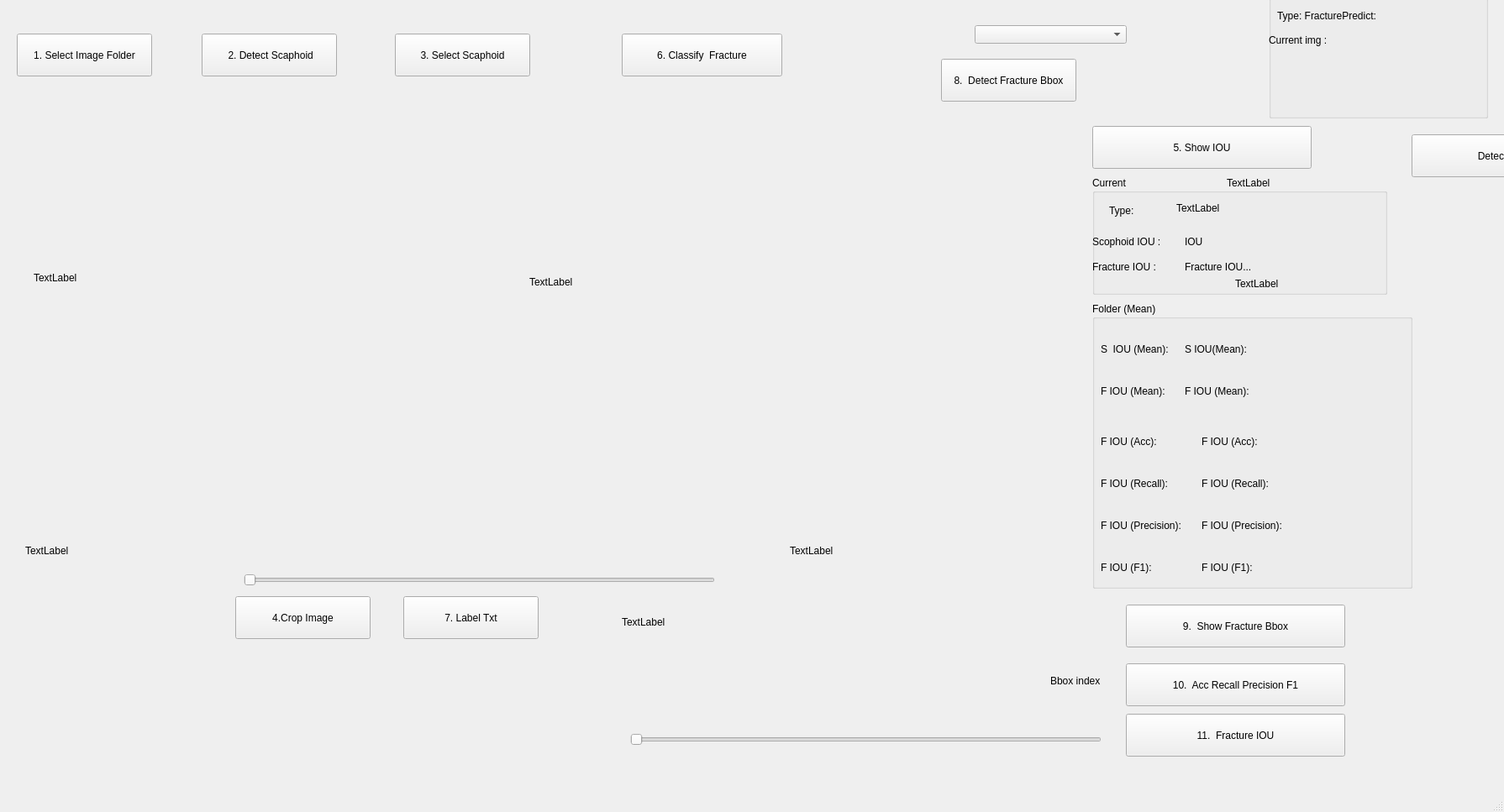
<?xml version="1.0" encoding="UTF-8"?>
<ui version="4.0">
 <class>MainWindow</class>
 <widget class="QMainWindow" name="MainWindow">
  <property name="geometry">
   <rect>
    <x>0</x>
    <y>0</y>
    <width>1790</width>
    <height>967</height>
   </rect>
  </property>
  <property name="windowTitle">
   <string>MainWindow</string>
  </property>
  <widget class="QWidget" name="centralwidget">
   <widget class="QPushButton" name="pushButton">
    <property name="geometry">
     <rect>
      <x>20</x>
      <y>40</y>
      <width>161</width>
      <height>51</height>
     </rect>
    </property>
    <property name="text">
     <string>1. Select Image Folder</string>
    </property>
   </widget>
   <widget class="QPushButton" name="pushButton_2">
    <property name="geometry">
     <rect>
      <x>470</x>
      <y>40</y>
      <width>161</width>
      <height>51</height>
     </rect>
    </property>
    <property name="text">
     <string>3. Select Scaphoid</string>
    </property>
   </widget>
   <widget class="QPushButton" name="pushButton_3">
    <property name="geometry">
     <rect>
      <x>1120</x>
      <y>70</y>
      <width>161</width>
      <height>51</height>
     </rect>
    </property>
    <property name="text">
     <string>8.  Detect Fracture Bbox</string>
    </property>
   </widget>
   <widget class="QGroupBox" name="groupBox">
    <property name="geometry">
     <rect>
      <x>1510</x>
      <y>-20</y>
      <width>261</width>
      <height>161</height>
     </rect>
    </property>
    <property name="title">
     <string>GroupBox</string>
    </property>
    <widget class="QLabel" name="label">
     <property name="geometry">
      <rect>
       <x>10</x>
       <y>20</y>
       <width>131</width>
       <height>51</height>
      </rect>
     </property>
     <property name="text">
      <string>Type: FracturePredict:
</string>
     </property>
    </widget>
    <widget class="QLabel" name="label_19">
     <property name="geometry">
      <rect>
       <x>0</x>
       <y>60</y>
       <width>81</width>
       <height>16</height>
      </rect>
     </property>
     <property name="text">
      <string>Current img :</string>
     </property>
    </widget>
   </widget>
   <widget class="QGroupBox" name="groupBox_2">
    <property name="geometry">
     <rect>
      <x>1300</x>
      <y>210</y>
      <width>351</width>
      <height>141</height>
     </rect>
    </property>
    <property name="title">
     <string>Current</string>
    </property>
    <widget class="QLabel" name="label_3">
     <property name="geometry">
      <rect>
       <x>20</x>
       <y>20</y>
       <width>41</width>
       <height>41</height>
      </rect>
     </property>
     <property name="text">
      <string>Type: </string>
     </property>
    </widget>
    <widget class="QLabel" name="label_4">
     <property name="geometry">
      <rect>
       <x>110</x>
       <y>70</y>
       <width>131</width>
       <height>16</height>
      </rect>
     </property>
     <property name="text">
      <string>IOU</string>
     </property>
    </widget>
    <widget class="QLabel" name="label_5">
     <property name="geometry">
      <rect>
       <x>0</x>
       <y>70</y>
       <width>101</width>
       <height>16</height>
      </rect>
     </property>
     <property name="text">
      <string>Scophoid IOU :</string>
     </property>
    </widget>
    <widget class="QLabel" name="label_2">
     <property name="geometry">
      <rect>
       <x>100</x>
       <y>30</y>
       <width>141</width>
       <height>16</height>
      </rect>
     </property>
     <property name="text">
      <string>TextLabel</string>
     </property>
    </widget>
    <widget class="QLabel" name="label_18">
     <property name="geometry">
      <rect>
       <x>160</x>
       <y>0</y>
       <width>161</width>
       <height>16</height>
      </rect>
     </property>
     <property name="text">
      <string>TextLabel</string>
     </property>
    </widget>
    <widget class="QLabel" name="label_17">
     <property name="geometry">
      <rect>
       <x>170</x>
       <y>120</y>
       <width>131</width>
       <height>16</height>
      </rect>
     </property>
     <property name="text">
      <string>TextLabel</string>
     </property>
    </widget>
    <widget class="QLabel" name="label_6">
     <property name="geometry">
      <rect>
       <x>0</x>
       <y>100</y>
       <width>101</width>
       <height>16</height>
      </rect>
     </property>
     <property name="text">
      <string>Fracture IOU :</string>
     </property>
    </widget>
    <widget class="QLabel" name="label_9">
     <property name="geometry">
      <rect>
       <x>110</x>
       <y>100</y>
       <width>151</width>
       <height>16</height>
      </rect>
     </property>
     <property name="text">
      <string>Fracture IOU...</string>
     </property>
    </widget>
   </widget>
   <widget class="QGroupBox" name="groupBox_4">
    <property name="geometry">
     <rect>
      <x>1300</x>
      <y>360</y>
      <width>381</width>
      <height>341</height>
     </rect>
    </property>
    <property name="title">
     <string>Folder (Mean)</string>
    </property>
    <widget class="QLabel" name="label_7">
     <property name="geometry">
      <rect>
       <x>10</x>
       <y>30</y>
       <width>81</width>
       <height>51</height>
      </rect>
     </property>
     <property name="text">
      <string>S  IOU (Mean): </string>
     </property>
    </widget>
    <widget class="QLabel" name="label_8">
     <property name="geometry">
      <rect>
       <x>110</x>
       <y>30</y>
       <width>141</width>
       <height>51</height>
      </rect>
     </property>
     <property name="text">
      <string>S IOU(Mean): </string>
     </property>
    </widget>
    <widget class="QLabel" name="label_10">
     <property name="geometry">
      <rect>
       <x>10</x>
       <y>80</y>
       <width>81</width>
       <height>51</height>
      </rect>
     </property>
     <property name="text">
      <string>F IOU (Mean): </string>
     </property>
    </widget>
    <widget class="QLabel" name="label_20">
     <property name="geometry">
      <rect>
       <x>110</x>
       <y>80</y>
       <width>141</width>
       <height>51</height>
      </rect>
     </property>
     <property name="text">
      <string>F IOU (Mean): </string>
     </property>
    </widget>
    <widget class="QLabel" name="label_21">
     <property name="geometry">
      <rect>
       <x>10</x>
       <y>140</y>
       <width>121</width>
       <height>51</height>
      </rect>
     </property>
     <property name="text">
      <string>F IOU (Acc): </string>
     </property>
    </widget>
    <widget class="QLabel" name="label_22">
     <property name="geometry">
      <rect>
       <x>130</x>
       <y>140</y>
       <width>141</width>
       <height>51</height>
      </rect>
     </property>
     <property name="text">
      <string>F IOU (Acc): </string>
     </property>
    </widget>
    <widget class="QLabel" name="label_23">
     <property name="geometry">
      <rect>
       <x>10</x>
       <y>190</y>
       <width>121</width>
       <height>51</height>
      </rect>
     </property>
     <property name="text">
      <string>F IOU (Recall): </string>
     </property>
    </widget>
    <widget class="QLabel" name="label_24">
     <property name="geometry">
      <rect>
       <x>130</x>
       <y>190</y>
       <width>141</width>
       <height>51</height>
      </rect>
     </property>
     <property name="text">
      <string>F IOU (Recall): </string>
     </property>
    </widget>
    <widget class="QLabel" name="label_25">
     <property name="geometry">
      <rect>
       <x>10</x>
       <y>240</y>
       <width>111</width>
       <height>51</height>
      </rect>
     </property>
     <property name="text">
      <string>F IOU (Precision): </string>
     </property>
    </widget>
    <widget class="QLabel" name="label_26">
     <property name="geometry">
      <rect>
       <x>130</x>
       <y>240</y>
       <width>161</width>
       <height>51</height>
      </rect>
     </property>
     <property name="text">
      <string>F IOU (Precision): </string>
     </property>
    </widget>
    <widget class="QLabel" name="label_27">
     <property name="geometry">
      <rect>
       <x>130</x>
       <y>290</y>
       <width>141</width>
       <height>51</height>
      </rect>
     </property>
     <property name="text">
      <string>F IOU (F1):</string>
     </property>
    </widget>
    <widget class="QLabel" name="label_28">
     <property name="geometry">
      <rect>
       <x>10</x>
       <y>290</y>
       <width>101</width>
       <height>51</height>
      </rect>
     </property>
     <property name="text">
      <string>F IOU (F1): </string>
     </property>
    </widget>
   </widget>
   <widget class="QSlider" name="horizontalSlider">
    <property name="geometry">
     <rect>
      <x>290</x>
      <y>680</y>
      <width>561</width>
      <height>22</height>
     </rect>
    </property>
    <property name="orientation">
     <enum>Qt::Horizontal</enum>
    </property>
   </widget>
   <widget class="QLabel" name="label_11">
    <property name="geometry">
     <rect>
      <x>740</x>
      <y>720</y>
      <width>111</width>
      <height>41</height>
     </rect>
    </property>
    <property name="text">
     <string>TextLabel</string>
    </property>
   </widget>
   <widget class="QLabel" name="label_12">
    <property name="geometry">
     <rect>
      <x>40</x>
      <y>120</y>
      <width>411</width>
      <height>421</height>
     </rect>
    </property>
    <property name="text">
     <string>TextLabel</string>
    </property>
   </widget>
   <widget class="QLabel" name="label_13">
    <property name="geometry">
     <rect>
      <x>630</x>
      <y>120</y>
      <width>421</width>
      <height>431</height>
     </rect>
    </property>
    <property name="text">
     <string>TextLabel</string>
    </property>
   </widget>
   <widget class="QLabel" name="label_14">
    <property name="geometry">
     <rect>
      <x>30</x>
      <y>550</y>
      <width>201</width>
      <height>211</height>
     </rect>
    </property>
    <property name="text">
     <string>TextLabel</string>
    </property>
   </widget>
   <widget class="QLabel" name="label_15">
    <property name="geometry">
     <rect>
      <x>940</x>
      <y>540</y>
      <width>291</width>
      <height>231</height>
     </rect>
    </property>
    <property name="text">
     <string>TextLabel</string>
    </property>
   </widget>
   <widget class="QPushButton" name="pushButton_4">
    <property name="geometry">
     <rect>
      <x>740</x>
      <y>40</y>
      <width>191</width>
      <height>51</height>
     </rect>
    </property>
    <property name="text">
     <string>6. Classify  Fracture</string>
    </property>
   </widget>
   <widget class="QComboBox" name="comboBox">
    <property name="geometry">
     <rect>
      <x>1160</x>
      <y>30</y>
      <width>181</width>
      <height>22</height>
     </rect>
    </property>
   </widget>
   <widget class="QPushButton" name="pushButton_5">
    <property name="geometry">
     <rect>
      <x>280</x>
      <y>710</y>
      <width>161</width>
      <height>51</height>
     </rect>
    </property>
    <property name="text">
     <string>4.Crop Image</string>
    </property>
   </widget>
   <widget class="QPushButton" name="pushButton_6">
    <property name="geometry">
     <rect>
      <x>480</x>
      <y>710</y>
      <width>161</width>
      <height>51</height>
     </rect>
    </property>
    <property name="text">
     <string>7. Label Txt</string>
    </property>
   </widget>
   <widget class="QPushButton" name="pushButton_7">
    <property name="geometry">
     <rect>
      <x>240</x>
      <y>40</y>
      <width>161</width>
      <height>51</height>
     </rect>
    </property>
    <property name="text">
     <string> 2. Detect Scaphoid</string>
    </property>
   </widget>
   <widget class="QPushButton" name="pushButton_8">
    <property name="geometry">
     <rect>
      <x>1680</x>
      <y>160</y>
      <width>261</width>
      <height>51</height>
     </rect>
    </property>
    <property name="text">
     <string> Detect Bbox Source</string>
    </property>
   </widget>
   <widget class="QPushButton" name="pushButton_9">
    <property name="geometry">
     <rect>
      <x>1340</x>
      <y>720</y>
      <width>261</width>
      <height>51</height>
     </rect>
    </property>
    <property name="text">
     <string>9.  Show Fracture Bbox</string>
    </property>
   </widget>
   <widget class="QSlider" name="horizontalSlider_2">
    <property name="geometry">
     <rect>
      <x>750</x>
      <y>870</y>
      <width>561</width>
      <height>22</height>
     </rect>
    </property>
    <property name="orientation">
     <enum>Qt::Horizontal</enum>
    </property>
   </widget>
   <widget class="QLabel" name="label_16">
    <property name="geometry">
     <rect>
      <x>1250</x>
      <y>790</y>
      <width>111</width>
      <height>41</height>
     </rect>
    </property>
    <property name="text">
     <string>Bbox index</string>
    </property>
   </widget>
   <widget class="QPushButton" name="pushButton_10">
    <property name="geometry">
     <rect>
      <x>1300</x>
      <y>150</y>
      <width>261</width>
      <height>51</height>
     </rect>
    </property>
    <property name="text">
     <string>5. Show IOU</string>
    </property>
   </widget>
   <widget class="QPushButton" name="pushButton_11">
    <property name="geometry">
     <rect>
      <x>1340</x>
      <y>790</y>
      <width>261</width>
      <height>51</height>
     </rect>
    </property>
    <property name="text">
     <string>10.  Acc Recall Precision F1</string>
    </property>
   </widget>
   <widget class="QPushButton" name="pushButton_12">
    <property name="geometry">
     <rect>
      <x>1340</x>
      <y>850</y>
      <width>261</width>
      <height>51</height>
     </rect>
    </property>
    <property name="text">
     <string>11.  Fracture IOU</string>
    </property>
   </widget>
  </widget>
  <widget class="QMenuBar" name="menubar">
   <property name="geometry">
    <rect>
     <x>0</x>
     <y>0</y>
     <width>1790</width>
     <height>25</height>
    </rect>
   </property>
  </widget>
  <widget class="QStatusBar" name="statusbar"/>
 </widget>
 <resources/>
 <connections/>
</ui>
